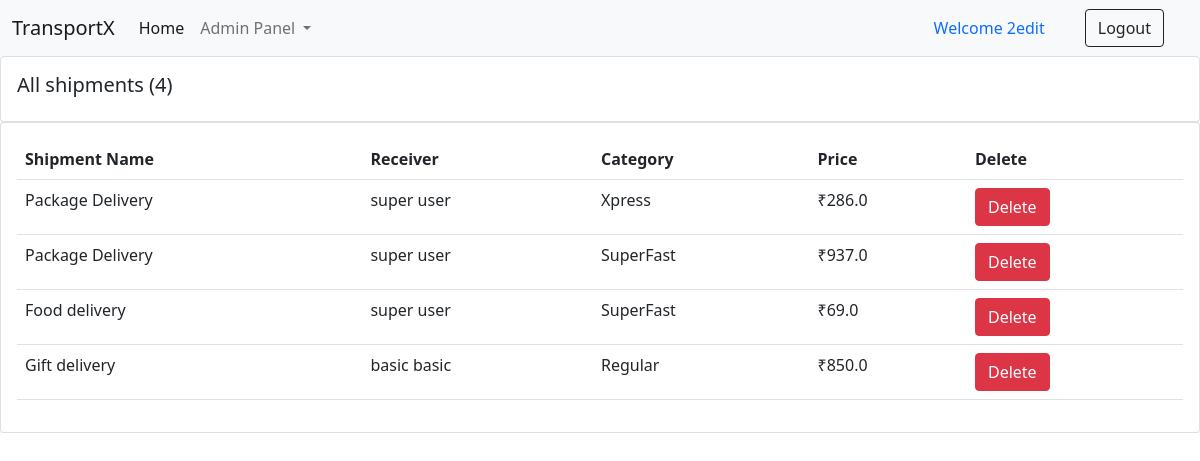
The page /all_shipments/ (signed in) on the database its author committed.
### books/models.py (models this page shows, shortened)
class Shipment(models.Model):
    CATEGORY = (
        ('Regular', 'Regular'),
        ('Fast', 'Fast'),
        ('SuperFast', 'SuperFast'),
        ('Xpress', 'Xpress'),
    )
    shipment_name = models.CharField(max_length=100)
    receiver = models.CharField(max_length=100, default="")
    category = models.CharField(max_length=100, choices=CATEGORY)
    price = models.FloatField()
    stock = models.IntegerField(default=2)
    user = models.ForeignKey(User, on_delete=models.CASCADE)

### books/decorators.py (the view)
        def wrapper_function(request, *args, **kwargs):
            group = None
            print('inside wrap')
            if request.user.groups.exists():
                group = request.user.groups.all()[0].name
            if group == 'users':
                return redirect('/for_users')
            if group == 'admin':
                return view(request, *args, **kwargs)

### books/views.py (called while the page is built)
@admin_or_user
def Admin(request):
    print('hi')
    print(request.user)
    shipments = Shipment.objects.all()
    total_shipments = shipments.count()
    return render(request, "for_admin.html", {'shipments': shipments, 'total_shipments': total_shipments})

### books/templates/for_admin.html (shortened to what this page needs)
{% extends 'admin_navbar.html' %}
{% block body %}
{% load static %}
      <div class="row">
        <div class="col-md">
          <div class="card card-body grid">
            <h5>All shipments ({{total_shipments}})</h5>
          </div>
          <div class="card card-body">
            <table class="table">
              <tr>
                <th>Shipment Name</th>
                <th>Receiver</th>
                <th>Category</th>
                <th>Price</th>
                <th>Delete</th>
              </tr>
              {% for i in shipments %}
                <tr>
                  <td>{{i.shipment_name}}</td>
                  <td>{{i.receiver}}</td>
                  <td>{{i.category}}</td>
                  <td>₹{{i.price}}</td>
                  <td><a href="/all_shipments/delete_{{i.id}}/" class="btn btn-danger">Delete</a></td>
                </tr>
              {% endfor %}
            </table>
          </div>
        </div>
      </div>
      {% endblock %}

### books/templates/admin_navbar.html (shortened to what this page needs)
<!doctype html>
<html lang="en">
  <head>
    <link href="https://cdn.jsdelivr.net/npm/bootstrap@5.0.2/dist/css/bootstrap.min.css" rel="stylesheet">
  </head>
  <body>
    <nav class="navbar navbar-expand-lg navbar-light bg-light">
        <div class="container-fluid">
          <a class="navbar-brand" href="/">TransportX</a>
          <div class="collapse navbar-collapse" id="navbarSupportedContent">
            <ul class="navbar-nav me-auto mb-2 mb-lg-0">
              <li class="nav-item">
                <a class="nav-link active" aria-current="page" href="/">Home</a>
              </li>
              <li class="nav-item dropdown">
                <a class="nav-link dropdown-toggle" href="#" id="navbarDropdown" role="button" data-bs-toggle="dropdown" aria-expanded="false">
                  Admin Panel
                </a>
              </li>
            </ul>
            {% if user.is_authenticated %}
              <a class="nav-link" href="#">Welcome {{request.user}}</a>
              <a href="/logout/" class="btn btn-outline-dark mx-4" type="submit">Logout</a>
            {% endif %}
          </div>
        </div>
      </nav>
      {% block body %}
      {% endblock %}
    </body>
    </html>

### rows shown on the page
Shipment: shipment_name "Package Delivery", receiver "super user", category "Xpress", price "286.0"
Shipment: shipment_name "Package Delivery", receiver "super user", category "SuperFast", price "937.0"
Shipment: shipment_name "Food delivery", receiver "super user", category "SuperFast", price "69.0"
Shipment: shipment_name "Gift delivery", receiver "basic basic", category "Regular", price "850.0"

### other values the page prints
{{ request.user }} "2edit"
{{ total_shipments }} "4"
